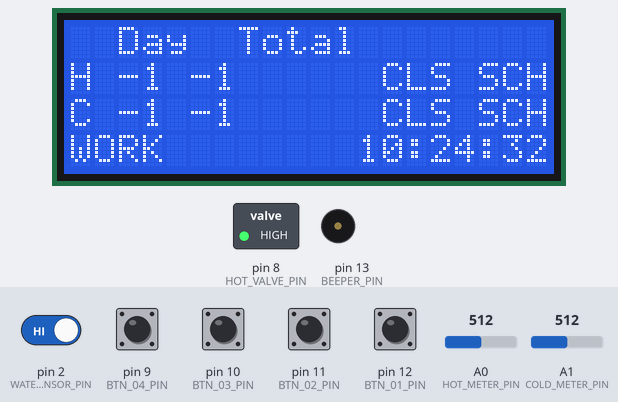
A sketch run on a simulated Arduino Uno, built with avr-gcc and run on an emulated ATmega328P. On the bench: 20×4 character LCD, switched loads named in the sketch (green lamp = pin HIGH), buzzer (waves = sounding, pin HIGH). The inputs (shaded band) are chosen by the test bench; at power-on: pin 2 (WATER_LEAKAGE_SENSOR_PIN) HIGH, pin 9 (BTN_04_PIN), pin 10 (BTN_03_PIN), pin 11 (BTN_02_PIN), pin 12 (BTN_01_PIN) LOW, A0 (HOT_METER_PIN) = 512, A1 (COLD_METER_PIN) = 512. The local clock reads 2024-03-15 10:24:30 at power-on unless the sketch sets it; pins used as bus, display or sensor lines are not drawn.

Above: at 2.2 s.
2.3 s: pin 12 (BTN_01_PIN) pulled HIGH for 0.15 s
At 4.5 s:
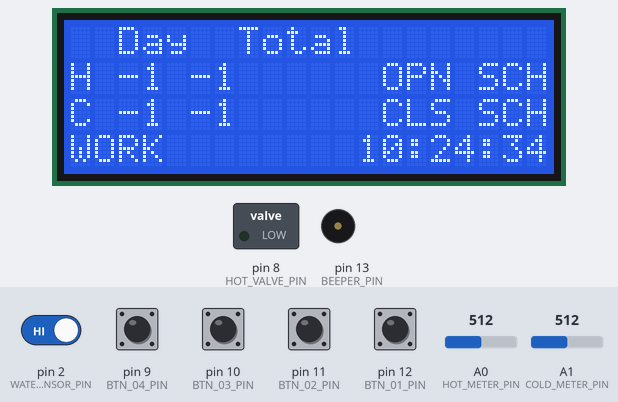
5.4 s: A0 (HOT_METER_PIN) set to 716
At 7.8 s:
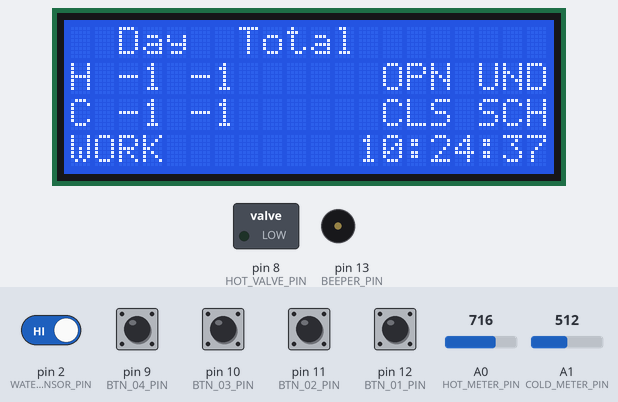
8.4 s: pin 2 (WATER_LEAKAGE_SENSOR_PIN) driven LOW
At 9.8 s:
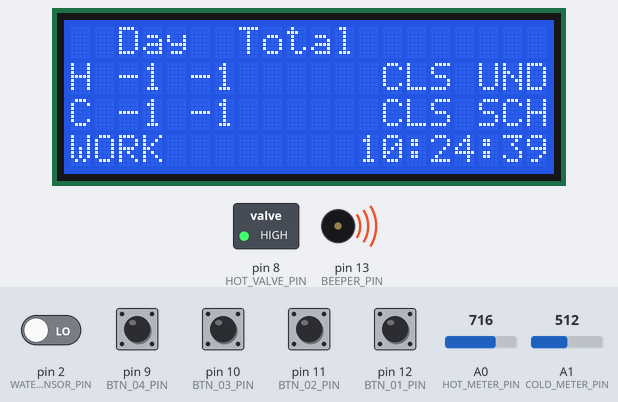
11.4 s: A1 (COLD_METER_PIN) set to 716
At 12.7 s:
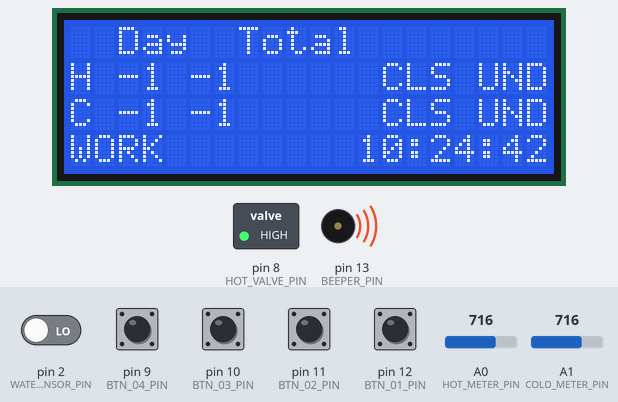
14.4 s: pin 12 (BTN_01_PIN) pulled HIGH for 1 s
At 15.4 s:
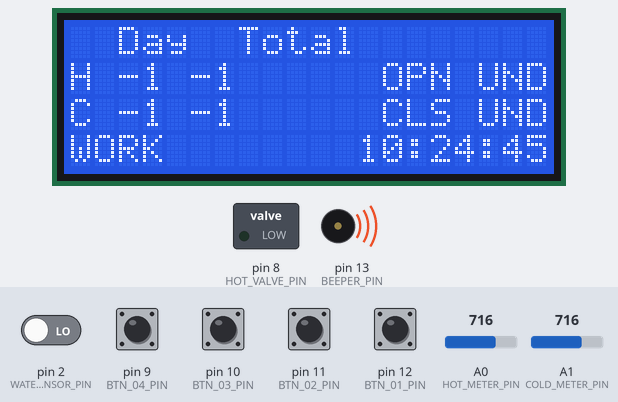
18.0 s: pin 11 (BTN_02_PIN) pulled HIGH for 0.15 s
At 18.8 s:
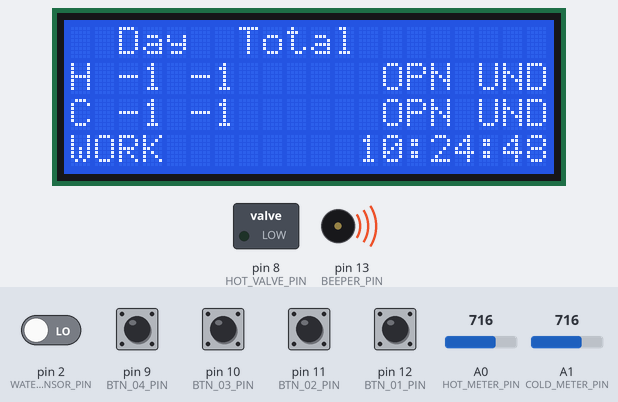
Timing chart, 0 to 22.1 s (numbered marks = the images above; inputs shaded):
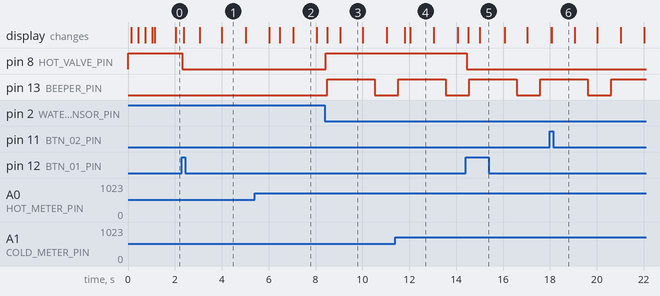

Measured:
- after the input at 2.3 s, pin 8 (HOT_VALVE_PIN): HIGH → LOW at once; the display: first changes after 0.08 s (image 1 shows a later state)
- after the input at 5.4 s, the display: first differs from a run without the input after 1.1 s (image 2 shows a later state)
- after the input at 8.4 s, pin 8 (HOT_VALVE_PIN): LOW → HIGH at once; pin 13 (BEEPER_PIN): LOW → HIGH after 0.10 s, → LOW 2.0 s later; the display: first changes after 0.10 s (image 3 shows a later state)
- after the input at 11.4 s, the display: first changes after 0.40 s (image 4 shows a later state)
- after the input at 14.4 s, pin 8 (HOT_VALVE_PIN): HIGH → LOW after 0.06 s; the display: first changes after 0.11 s (image 5 shows a later state)
- after the input at 18.0 s, the display: first differs from a run without the input after 0.08 s (image 6)
- what the display in image 1 shows lasts 1.0 s, from 4.0 s to 5.0 s

The sketch:

interstellar.ino
```cpp
#include <Time.h> // https://github.com/PaulStoffregen/Time
#include <TimeLib.h> // https://github.com/PaulStoffregen/Time
#include <LiquidCrystal_I2C.h> //https://github.com/fdebrabander/Arduino-LiquidCrystal-I2C-library
#include <Wire.h>
#include <DS3232RTC.h> //http://github.com/JChristensen/DS3232RTC
#include <LCD.h> //https://bitbucket.org/fmalpartida/new-liquidcrystal
#include <EEPROM.h>
#include <SoftwareSerial.h>

SoftwareSerial espSerial(5, 6); // RX, TX

// pcf8574 address
#define I2C_ADDR 0x27

// these pins below are for pcf8574 from i2c adapter, not arduino
#define BACKLIGHT_PIN 3
#define En_pin  2
#define Rw_pin  1
#define Rs_pin  0
#define D4_pin  4
#define D5_pin  5
#define D6_pin  6
#define D7_pin  7

#define HOT_METER_PIN  A0
#define COLD_METER_PIN A1

#define IMP_WEIGHT 0.01 // one pulse from counter is equal to 10 liters or 0,01 m^3

#define SENSOR_TH_OPEN  850 // analog value read from sensor pin when reed switch is open
#define SENSOR_TH_CLOSE 615 // --,,-- is closed
#define TH_SENS         60  // sensivity corridor. even if analog value differs from expected at this amount
                            // (either in positive or negative side), state is still considered matching expectations

#define SENSOR_ST_OPEN          0 // reed is open
#define SENSOR_ST_CLOSE         1 // reed is closed
#define SENSOR_ST_SHORT         2 // short circuit of meter
#define SENSOR_ST_LOST          3 // lost contact with meter
#define SENSOR_ST_UNDETERMINATE 4 // failed matching with thresholds

#define TOTAL_HOT  0
#define TOTAL_COLD 1
#define DAILY_HOT  2
#define DAILY_COLD 3

#define COUNTERS_SIZE 4

#define HOT  0
#define COLD 1

// system goes to armed mode if no motion detected for last 30 mins
#define ARMED_INTERVAL 7200000
byte globalArmed = false;
byte globalArmedLast = false;

#define PIR_PIN 4
long lastPirMillis = 0;

/*unsigned*/ int counters[] = {0, 0, 0, 0};

// last remembered states of each meter sensor
byte lastMeterState[2];

// last remembered day to run dialy reset
byte lastDialyReset;

LiquidCrystal_I2C lcd(I2C_ADDR, En_pin, Rw_pin, Rs_pin, D4_pin, D5_pin, D6_pin, D7_pin);

// how often values are periodically sent to cloud, 30 mins
#define PERIODIC_SEND_STAT_INTERVAL 1800000
unsigned long lastSentStat = 0;

// flag indicating if esp uart is started
byte espSerialStarted = 0;

// beeping timings and pin
#define BEEPER_PIN 13
#define BEEP_ON 50   // ms
#define BEEP_OFF 100 // ms
#define BEEP_DANGER_ON 2000  // ms
#define BEEP_DANGER_OFF 1000 // ms

byte beeperDangerMode = 0;
byte beeperGlobalState = LOW;
byte beepsRequestedGlobal = 0;

unsigned long lastBeeperMillis = 0;
unsigned long lastSubbeepMillis = 0;

// buttons
#define BTN_01_PIN 12
#define BTN_02_PIN 11
#define BTN_03_PIN 10
#define BTN_04_PIN 9

// valves
#define HOT_VALVE_PIN 8
#define COLD_VALVE_PIN 7

// water leakage sensor
#define WATER_LEAKAGE_SENSOR_PIN 2
byte waterLeakageLast;

// valves are configured closed on startup
byte hotValveState = HIGH;
byte coldValveState = HIGH;

// last remembered button state to detect state change
byte btn01prev = LOW;
byte btn02prev = LOW;
byte btn03prev = LOW;
byte btn04prev = LOW;

#define METER_READ_INTERVAL 1000
unsigned long lastMeterRead = 0;

void setup()
{
  setSyncProvider(RTC.get);

  // set pir pin mode
  pinMode(PIR_PIN, INPUT);

  // button pins setup
  pinMode(BTN_01_PIN, INPUT);
  pinMode(BTN_02_PIN, INPUT);
  pinMode(BTN_03_PIN, INPUT);
  pinMode(BTN_04_PIN, INPUT);

  // beeper pin mode
  pinMode(BEEPER_PIN, OUTPUT);

  // valve pins setup
  pinMode(HOT_VALVE_PIN, OUTPUT);
  pinMode(COLD_VALVE_PIN, OUTPUT);

  // water leakage sensor
  pinMode(WATER_LEAKAGE_SENSOR_PIN, INPUT);

  // update with unitial values
  updateHotValve();
  updateColdValve();

  // init analog pins, meters reeds are connected to
  pinMode(HOT_METER_PIN,  INPUT);
  pinMode(COLD_METER_PIN, INPUT);

  // set actual initial values to avoid capturing undesired pulse
  lastMeterState[HOT] = readMeter(HOT_METER_PIN);
  lastMeterState[COLD] = readMeter(COLD_METER_PIN);

  // pull saved values from eeprom
  // for(byte i = 0; i < COUNTERS_SIZE; i++) {
    // EEPROM.get(i, counters[i]);
    // EEPROM.get(i * 2, counters[i]);
  //counters[i] = eepromReadInt(i * 2);
  //eepromWriteInt(i * 2, counters[i]);
  // }

  for (int i = 0 ; i < EEPROM.length() ; i++) {
    // EEPROM.put(i * sizeof(int), (int)0);
  }

  EEPROM.get(0, counters[TOTAL_HOT]);
  EEPROM.get(2, counters[TOTAL_COLD]);
  EEPROM.get(4, counters[DAILY_HOT]);
  EEPROM.get(6, counters[DAILY_COLD]);

  // counters[0] = eepromReadInt(0);
  // counters[1] = eepromReadInt(2);
  // counters[2] = eepromReadInt(4);
  // counters[3] = eepromReadInt(6);


  // read initial value for dialy reset detection
  // TODO monitor correct RTC startup
  lastDialyReset = day();

  // init lcd
  lcd.begin(20, 4);
  lcd.setBacklightPin(BACKLIGHT_PIN, POSITIVE);
  lcd.setBacklight(HIGH);

  // show some welcome screen
  lcd.home();
  lcd.print("Interstellar");
  writeDotWithDelay(3);

  lcd.clear();

}

void loop()
{

  // delay serial startup, give time for esp to start
  if (!espSerialStarted && millis() > 10000) {
      espSerial.begin(9600);
      espSerialStarted = 1;
  }

  // read meters
  if (millis() - lastMeterRead >= METER_READ_INTERVAL) {
      handleMeterStateChange(HOT,  HOT_METER_PIN);
      handleMeterStateChange(COLD, COLD_METER_PIN);
      lastMeterRead = millis();
  }

  // reading buttons
  int btn01 = digitalRead(BTN_01_PIN);
  int btn02 = digitalRead(BTN_02_PIN);
  int btn03 = digitalRead(BTN_03_PIN);
  int btn04 = digitalRead(BTN_04_PIN);

  // updating valves state on request
  if (btn01 != btn01prev) {
      if (btn01 == HIGH) {
          hotValveState = !hotValveState;
      }
      btn01prev = btn01;
  }
  if (btn02 != btn02prev) {
      if (btn02 == HIGH) {
          coldValveState = !coldValveState;
      }
      btn02prev = btn02;
  }

  // update output signals
  updateHotValve();
  updateColdValve();

  // reset dialy counters
  resetDailyCounters();

  // update lcd
  updateLcd();

  // handle beep
  handleBeep();

  // read data from esp uart
//  if (espSerialStarted) {
//    // read all available bytes from serial but dump only first 4 to lcd
//    lcd.setCursor(16, 0);
//    int bytes = espSerial.available();
//    if (bytes) {
//        for(int i = 0; i < bytes; i++) {
//          char readChar = espSerial.read();
//          if(i < 4) {
//            lcd.write(readChar);
//          } else {
//            break;
//          }
//        }
//     }
//  }

  // send statistics immediately and then periodically
  if (lastSentStat == 0 || millis() - lastSentStat >= PERIODIC_SEND_STAT_INTERVAL) {
      sendStat();
  }

  // update last time when pir sensor detected activity
  // if (digitalRead(PIR_PIN) == true) {
  //     lastPirMillis = millis();
  // }
  // TODO dummy for absent pir sensor
  lastPirMillis = millis();

  // entering armed mode if no motion was detected by pir within last N seconds
  globalArmed = millis() - lastPirMillis >= ARMED_INTERVAL;
  if (globalArmed != globalArmedLast) {
      beep(globalArmed ? 2 : 5, 0);
      sendStat();
  }
  globalArmedLast = globalArmed;

  byte waterLeakage = digitalRead(WATER_LEAKAGE_SENSOR_PIN);
  if (waterLeakage != waterLeakageLast && waterLeakage == false) {
      emergency();
  }
  waterLeakageLast = waterLeakage;

}

void sendStat() {

    if (!espSerialStarted) return;

    espSerial.print( "field1=" + String(counters[TOTAL_HOT]  * IMP_WEIGHT));
    espSerial.print("&field2=" + String(counters[TOTAL_COLD] * IMP_WEIGHT));
    espSerial.print("&field3=" + String(counters[DAILY_HOT]  * IMP_WEIGHT));
    espSerial.print("&field4=" + String(counters[DAILY_COLD] * IMP_WEIGHT));
    espSerial.print("&field5=" + String(globalArmed));
    espSerial.print("\r");

    lastSentStat = millis();
}

void updateHotValve() {
  digitalWrite(HOT_VALVE_PIN, hotValveState);
}

void updateColdValve() {
  digitalWrite(COLD_VALVE_PIN, coldValveState);
}

void resetDailyCounters() {
  if(lastDialyReset != day()) {
    counters[DAILY_HOT] = 0;
    //eepromWriteInt(DAILY_HOT * 2, 0);
    counters[DAILY_COLD] = 0;
    //eepromWriteInt(DAILY_COLD * 2, 0);
    lastDialyReset = day();
  }
}

void handleMeterStateChange(byte channel, int pinNum) {
  byte state = readMeter(pinNum);
  if (state != lastMeterState[channel]) {
    meterStateChange(channel, state);
    lastMeterState[channel] = state;
  }
}

int readMeter(int pinNum) {

  int meanVal = analogReadMean(pinNum);

  if(meanVal < SENSOR_TH_CLOSE - TH_SENS) {
    return SENSOR_ST_SHORT;
  } else if (meanVal > SENSOR_TH_OPEN + TH_SENS) {
    return SENSOR_ST_LOST;
  } else if (meanVal < SENSOR_TH_OPEN + TH_SENS && meanVal > SENSOR_TH_OPEN - TH_SENS) {
    return SENSOR_ST_OPEN;
  } else if (meanVal < SENSOR_TH_CLOSE + TH_SENS && meanVal > SENSOR_TH_CLOSE - TH_SENS) {
    return SENSOR_ST_CLOSE;
  } else {
    return SENSOR_ST_UNDETERMINATE;
  }
}

int analogReadMean(int pinNum) {
   byte samples = 5;
   byte i = 0;
   int total = 0;
   while(i++ < samples) {
     delay(5);
     total += analogRead(pinNum);
   }
   return total/samples;
}

// unsigned int eepromReadInt(int addr) {
//   byte raw[2];
//   for(byte i = 0; i < 2; i++) raw[i] = EEPROM.read(addr+i);
//   unsigned int &num = (unsigned int&)raw;
//   return num;
// }

// void eepromWriteInt(int addr, unsigned int num) {
//   byte raw[2];
//   (unsigned int&)raw = num;
//   for(byte i = 0; i < 2; i++) EEPROM.write(addr+i, raw[i]);
// }

//void eepromWriteInt(int addr, int value) {
//  byte lowByte = ((value >> 0) & 0xFF);
//  byte highByte = ((value >> 8) & 0xFF);
//  EEPROM.write(addr, lowByte);
//  EEPROM.write(addr + 1, highByte);
//}
//
//int eepromReadInt(int addr) {
//  byte lowByte = EEPROM.read(addr);
//  byte highByte = EEPROM.read(addr + 1);
//  return ((lowByte << 0) & 0xFF) + ((highByte << 8) & 0xFF);
//}

void writeDotWithDelay(int dots) {
  while(dots--) {
    lcd.write('.');
    delay(300);
  }
}

void printZeroPadded(int num) {
  if(num >= 0 && num < 10) {
    lcd.write('0');
  }
  lcd.print(num, DEC);
}

void meterStateChange(byte channel, int state) {
  if (state == SENSOR_ST_CLOSE) {
    tickMeter(channel); // tick +10 liters
  }
}

void tickMeter(byte channel) {

  if (channel == HOT) {

    beep(3, 0); // beep 3 times to indicate consumption of 10 liters of hot water

    counters[TOTAL_HOT]++;
    counters[DAILY_HOT]++;

    //eepromWriteInt(TOTAL_HOT * 2, counters[TOTAL_HOT]);
    //eepromWriteInt(DAILY_HOT * 2, counters[DAILY_HOT]);

  } else if (channel == COLD) {

    beep(1, 0); // beep 1 time to indicate consumption of 10 liters of cold water

    counters[TOTAL_COLD]++;
    counters[DAILY_COLD]++;

    //eepromWriteInt(TOTAL_COLD * 2, counters[TOTAL_COLD]);
    //eepromWriteInt(DAILY_COLD * 2, counters[DAILY_COLD]);

  }

  // emergency: undesired water consumption detected when system is in armed mode
  if (globalArmed) {
    emergency();
  }

  sendStat();
}

// cut off water
// make 5 long beeps
void emergency() {
    hotValveState = HIGH;
    coldValveState = HIGH;
    beep(5, 1);
}

void updateLcd() {

  lcd.setCursor(2, 0);
  lcd.print("Day  Total");

  // hot dialy/total
  lcd.setCursor(0, 1);
  lcd.print("H ");
  lcd.print(counters[DAILY_HOT]/* * IMP_WEIGHT, 2*/);
  lcd.write(' ');
  lcd.print(counters[TOTAL_HOT]/* * IMP_WEIGHT, 2*/);

  // cold dialy/total
  lcd.setCursor(0, 2);
  lcd.print("C ");
  lcd.print(counters[DAILY_COLD]/* * IMP_WEIGHT, 2*/);
  lcd.write(' ');
  lcd.print(counters[TOTAL_COLD]/* * IMP_WEIGHT, 2*/);

  // indicate valves
  lcd.setCursor(13, 1);
  lcd.print(hotValveState ? "CLS" : "OPN");
  lcd.setCursor(13, 2);
  lcd.print(coldValveState ? "CLS" : "OPN");

  // meter states hot/cold
  lcd.setCursor(17, 1);
  lcd.print(stateToLabel(lastMeterState[HOT]));
  lcd.setCursor(17, 2);
  lcd.print(stateToLabel(lastMeterState[COLD]));

  // display time
  lcd.setCursor(12, 3);
  printZeroPadded(hour());
  lcd.write(':');
  printZeroPadded(minute());
  lcd.write(':');
  printZeroPadded(second());

  // indicate arm mode
  lcd.setCursor(0, 3);
  lcd.print(globalArmed ? "GUARD" : "WORK ");

}

char* stateToLabel(int state) {
  switch(state) {
    case SENSOR_ST_OPEN:
      return "OPN";
    case SENSOR_ST_CLOSE:
      return "CLS";
    case SENSOR_ST_SHORT:
      return "SCH";
    case SENSOR_ST_LOST:
      return "LST";
    case SENSOR_ST_UNDETERMINATE:
      return "UND";
  }
}

// request beeping
// cnt - how many times to beep
// dangerMode - use long beeps with lons pauses to indicate something wrong is happening
void beep(byte cnt, byte dangerMode) {
    beepsRequestedGlobal = cnt;
    beeperDangerMode = dangerMode;
}

// handle beeping
void handleBeep() {
  if (beepsRequestedGlobal > 0) {
      unsigned long currentMillis = millis();
      if (beeperGlobalState == LOW && currentMillis - lastSubbeepMillis >= (beeperDangerMode == 1 ? BEEP_DANGER_OFF : BEEP_OFF))  {
           beeperGlobalState = HIGH;
           lastSubbeepMillis = currentMillis;
      } else if (beeperGlobalState == HIGH && currentMillis - lastSubbeepMillis >= (beeperDangerMode == 1 ? BEEP_DANGER_ON : BEEP_ON))  {
           beeperGlobalState = LOW;
           lastSubbeepMillis = currentMillis;
           beepsRequestedGlobal--;
      }
  }
  digitalWrite(BEEPER_PIN, beeperGlobalState);
}
```
